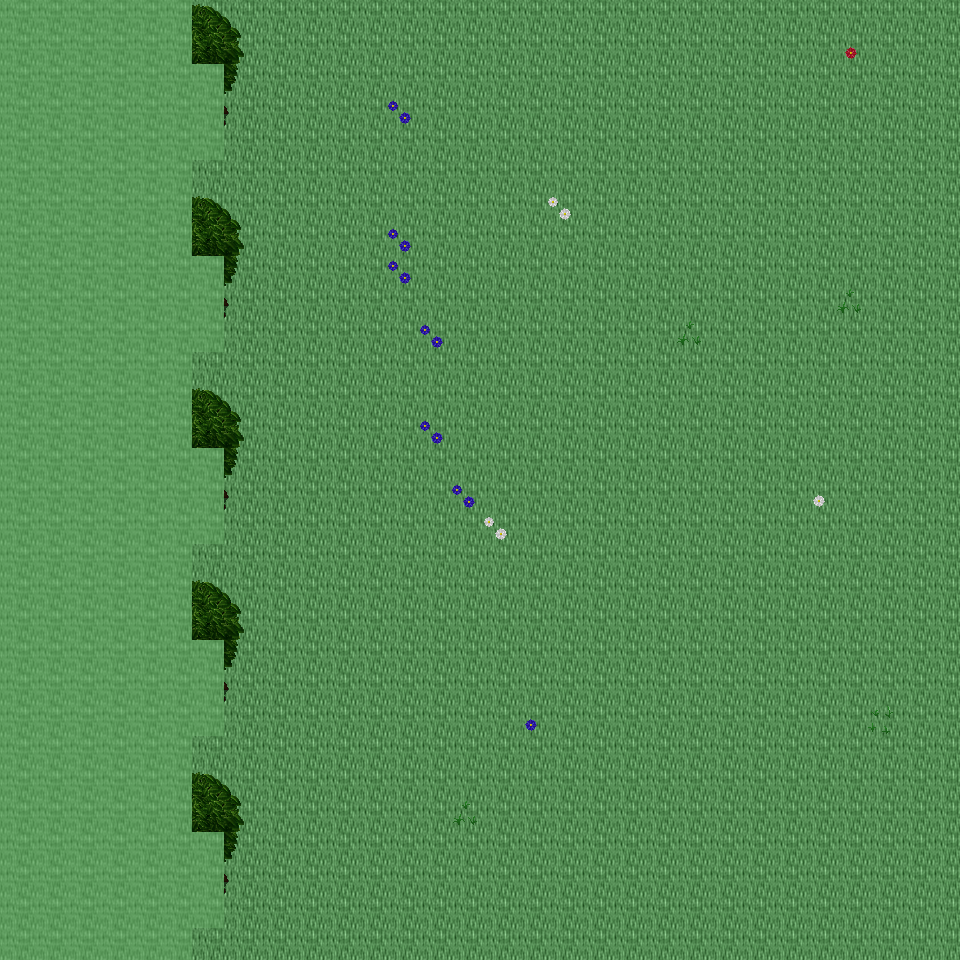

A 2D game scene composited from a Tiled map and its tileset images. What follows is a short description and the map's XML, with each tile layer's data collapsed to a summary:
An orthogonal 30x30 tile map with 32x32 px tiles, 6 tile layers (Ground, Object, Object2, Above, ...), 14 tilesets and 2 objects (2x mapExit).

<map version="1.0" orientation="orthogonal" renderorder="right-down" width="30" height="30" tilewidth="32" tileheight="32" nextobjectid="3">
  <tileset firstgid="1" name="tileset_ground_ground" tilewidth="32" tileheight="32" tilecount="33" columns="3">
    <image source="../drawable/tileset_ground_ground.png" width="96" height="352" />
  </tileset>
  <tileset firstgid="34" name="tileset_plant_flower_daisy_white" tilewidth="32" tileheight="32" tilecount="8" columns="2">
    <image source="../drawable/tileset_plant_flower_daisy_white.png" width="64" height="128" />
  </tileset>
  <tileset firstgid="42" name="tileset_plant_flower_daisy_yellow" tilewidth="32" tileheight="32" tilecount="8" columns="2">
    <image source="../drawable/tileset_plant_flower_daisy_yellow.png" width="64" height="128" />
  </tileset>
  <tileset firstgid="50" name="tileset_plant_flower_daisy_blue" tilewidth="32" tileheight="32" tilecount="8" columns="2">
    <image source="../drawable/tileset_plant_flower_daisy_blue.png" width="64" height="128" />
  </tileset>
  <tileset firstgid="58" name="tileset_plant_grasses" tilewidth="32" tileheight="32" tilecount="6" columns="3">
    <image source="../drawable/tileset_plant_grasses.png" width="96" height="64" />
  </tileset>
  <tileset firstgid="64" name="tileset_plant_flower_daisy_red" tilewidth="32" tileheight="32" tilecount="8" columns="2">
    <image source="../drawable/tileset_plant_flower_daisy_red.png" width="64" height="128" />
  </tileset>
  <tileset firstgid="72" name="tileset_plant_tree_tree_darkgreen" tilewidth="32" tileheight="32" tilecount="88" columns="8">
    <image source="../drawable/tileset_plant_tree_tree_darkgreen.png" width="256" height="352" />
  </tileset>
  <tileset firstgid="160" name="tileset_logic_creature_elf" tilewidth="32" tileheight="32" tilecount="16" columns="8">
    <image source="../drawable/tileset_logic_creature_elf.png" width="256" height="64" />
  </tileset>
  <tileset firstgid="176" name="tileset_logic_creature_animal" tilewidth="32" tileheight="32" tilecount="32" columns="8">
    <image source="../drawable/tileset_logic_creature_animal.png" width="256" height="128" />
  </tileset>
  <tileset firstgid="208" name="tileset_logic_collision" tilewidth="32" tileheight="32" tilecount="1" columns="1">
    <image source="../drawable/tileset_logic_collision.png" width="32" height="32" />
  </tileset>
  <tileset firstgid="209" name="tileset_logic_creature_ent" tilewidth="32" tileheight="32" tilecount="4" columns="4">
    <image source="../drawable/tileset_logic_creature_ent.png" width="128" height="32" />
  </tileset>
  <tileset firstgid="213" name="tileset_logic_creature_human_evil" tilewidth="32" tileheight="32" tilecount="16" columns="8">
    <image source="../drawable/tileset_logic_creature_human_evil.png" width="256" height="64" />
  </tileset>
  <tileset firstgid="229" name="tileset_ground_green_paving" tilewidth="32" tileheight="32" tilecount="18" columns="3">
    <image source="../drawable/tileset_ground_green_paving.png" width="96" height="192" />
  </tileset>
  <tileset firstgid="247" name="tileset_logic_protection" tilewidth="32" tileheight="32" tilecount="2" columns="2">
    <image source="../drawable/tileset_logic_protection.png" width="64" height="32" />
  </tileset>
  <layer name="Ground" width="30" height="30">
    <data>[900 cells, 900 non-empty, 1 distinct tile ids]</data>
  </layer>
  <layer name="Object" width="30" height="30">
    <data>[900 cells, 15 non-empty, 7 distinct tile ids]</data>
  </layer>
  <layer name="Object2" width="30" height="30">
    <data>[900 cells, 61 non-empty, 15 distinct tile ids]</data>
  </layer>
  <layer name="Above" width="30" height="30">
    <data>[900 cells, 210 non-empty, 31 distinct tile ids]</data>
  </layer>
  <layer name="Above2" width="30" height="30">
    <data>[900 cells, 0 non-empty, 0 distinct tile ids]</data>
  </layer>
  <layer name="Walkable" width="30" height="30">
    <data>[900 cells, 195 non-empty, 1 distinct tile ids]</data>
  </layer>
  <objectgroup name="MapEvents">
    <object id="1" name="south" type="mapExit" x="192" y="928" width="768" height="32">
      <properties>
        <property name="map" value="level_0_x188_y77" />
        <property name="x" value="6" />
        <property name="y" value="1" />
      </properties>
    </object>
    <object id="2" name="east" type="mapExit" x="928" y="0" width="32" height="960">
      <properties>
        <property name="map" value="level_0_x189_y76" />
        <property name="x" value="1" />
        <property name="y" value="0" />
      </properties>
    </object>
  </objectgroup>
</map>
